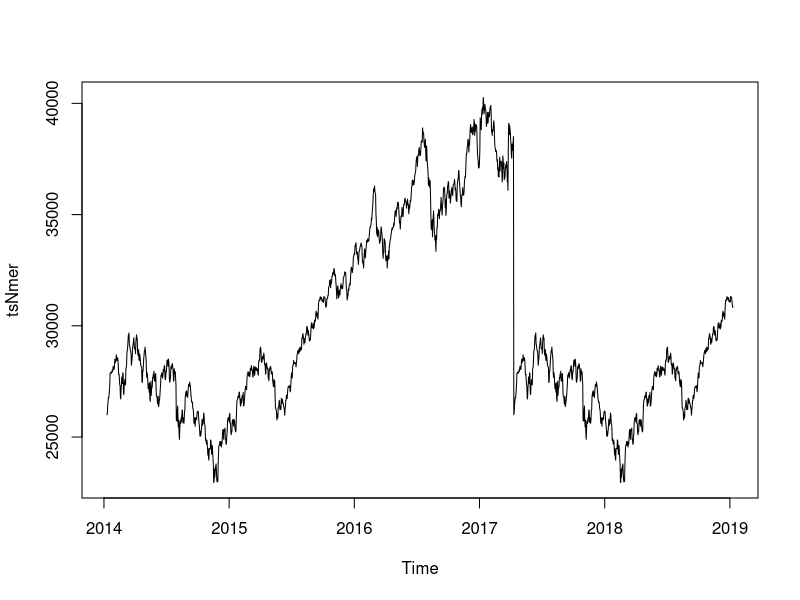
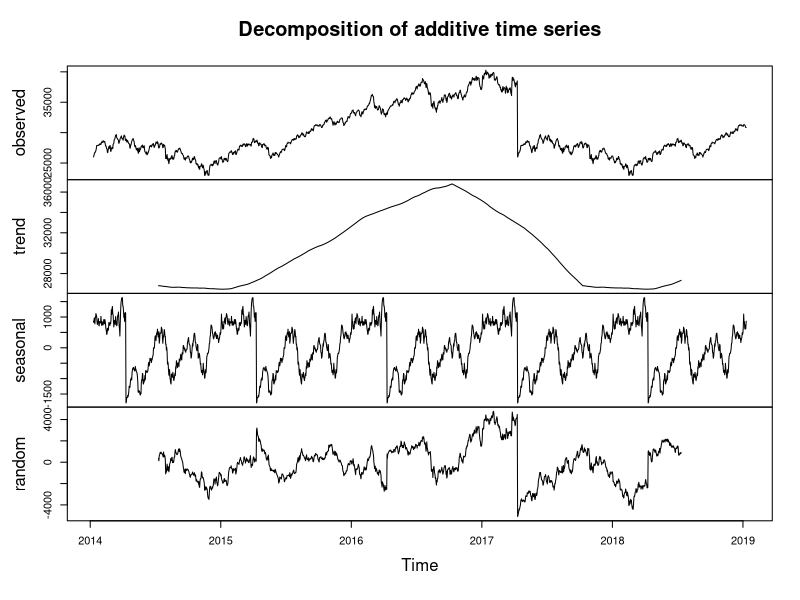

Generate these figures, in order, with R:

Sensex<-read.csv("Datasets/BSESN.csv")
Nifty<-read.csv("Datasets/NSEI.csv")
DowJones<-read.csv("Datasets/DJI.csv")
LBMAGold<-read.csv("Datasets/LBMA-GOLD.csv")

#Goal to predict the trend in Sensex based on Gold Values

Mer<-merge(Sensex,LBMAGold,join='inner')
Mer

Mer<-na.omit(Mer)
str(Mer)

Nmer<-Mer[,colnames(Mer)!="Adj.Close"]
Nmer<-Nmer[,colnames(Nmer)!="GBP..AM."]
Nmer<-Nmer[,colnames(Nmer)!="USD..AM."]
Nmer<-Nmer[,colnames(Nmer)!="EURO..AM."]

str(Nmer)
Nmer$Close<-as.numeric(as.character(Nmer$Close))
Nmer<-na.omit(Nmer)
str(Nmer)

#Applied Linear regression on closing values of Sensex dataset 
linmod<-lm(Nmer$Close~Nmer$USD..PM.+Nmer$GBP..PM.+Nmer$EURO..PM.)
summary(linmod)

tsNmer<-ts(Nmer$Close,frequency=365,start=c(2014,10,16),end = c(2019,10,15))
plot.ts(tsNmer)

mplts<-decompose(tsNmer)
plot(mplts)

#Converting Time Series data to a dataframe
my_df_ts <- data.frame(Close = tsNmer, as.numeric(time(tsNmer)))
names(my_df_ts) <- c("Closedf", "timedf")

#Time Series Linear Model
#str(my_df_ts)
#TsLinRegModel<-tslm(my_df_ts$Closedf~season + trend + Nmer$USD..PM. +Nmer$GBP..PM. + Nmer$EURO..PM.)
?tslm
??tslm
library(forecast)

linmod1<-lm(Nmer$Close~Nmer$USD..PM.)
summary(linmod1)

linmod1<-lm(Nmer$Close~Nmer$EURO..PM.)
summary(linmod1)

linmod3<-lm(Nmer$Close~Nmer$GBP..PM.+Nmer$USD..PM.)
summary(linmod3)
